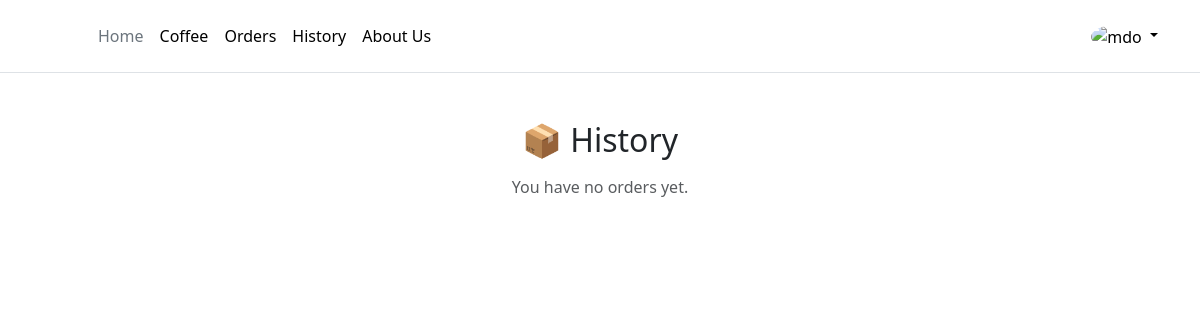
/history (signed in), run on an earlier commit of the app's database.
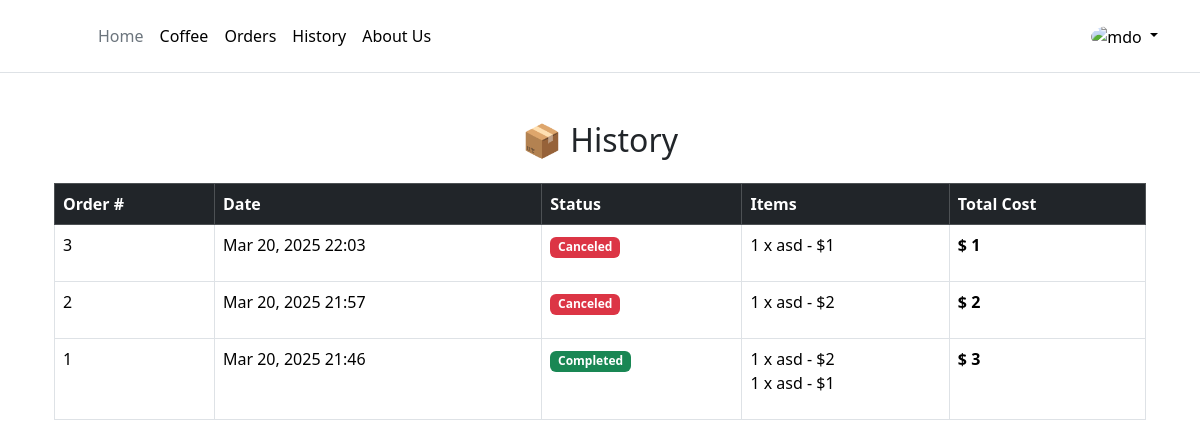
And on a later commit of the database.
### coffee/models.py (models this page shows, shortened)
class Order(models.Model):
    user = models.ForeignKey(User, on_delete=models.CASCADE)
    status = models.CharField(
        max_length=20,
        choices=[("pending", "Pending"), ("completed", "Completed"), ("canceled", "Canceled")],
        default="pending"
    )
    created_at = models.DateTimeField(auto_now_add=True)  # Timestamp for order creation
    def total_price(self):
        return sum(item.subtotal() for item in self.items.all())

class OrderItem(models.Model):
    order = models.ForeignKey(Order, related_name="items", on_delete=models.CASCADE)
    coffee = models.ForeignKey(Coffee, on_delete=models.CASCADE)
    quantity = models.PositiveIntegerField(default=1)
    def subtotal(self):
        return self.quantity * self.coffee.cost

class Coffee(models.Model):
    image = models.ImageField(upload_to="static/coffee_images/")
    name = models.CharField(max_length=100)
    description = models.TextField()
    cost = models.IntegerField()

### coffee/views.py (the view)
# urls.py: path('history', views.history, name='history'),
@login_required
def history(request):
    if request.user.username == 'admin':
        orders = Order.objects.all().exclude(status="pending").order_by("-created_at")
    else:
        orders = Order.objects.filter(user=request.user).exclude(status="pending").order_by("-created_at")
    return render(request, 'history.html',  {"orders": orders})

### templates/history.html (shortened to what this page needs)
{% extends '_partials/base.html' %}
{% load static %}
{% block body %}
<div class="container">
    <div class="container mt-5">
        <h2 class="text-center">📦 History</h2>
        {% if orders %}
        <div class="table-responsive">
            <table class="table table-bordered table-hover mt-3">
                <thead class="table-dark">
                    <tr>
                        <th>Order #</th>
                        <th>Date</th>
                        <th>Status</th>
                        <th>Items</th>
                        <th>Total Cost</th>
                    </tr>
                </thead>
                <tbody>
                    {% for order in orders %}
                    <tr>
                        <td>{{ order.id }}</td>
                        <td>{{ order.created_at|date:"M d, Y H:i" }}</td>
                        <td>
                            {% if order.status == "pending" %}
                            <span class="badge bg-warning">Pending</span>
                            {% elif order.status == "completed" %}
                            <span class="badge bg-success">Completed</span>
                            {% else %}
                            <span class="badge bg-danger">Canceled</span>
                            {% endif %}
                        </td>
                        <td>
                            <ul class="list-unstyled">
                                {% for item in order.items.all %}
                                <li>{{ item.quantity }} x {{ item.coffee.name }} - ${{ item.subtotal }}</li>
                                {% endfor %}
                            </ul>
                        </td>
                        <td><strong>$ {{ order.total_price }}</strong></td>
                    </tr>
                    {% endfor %}
                </tbody>
            </table>
        </div>
        {% else %}
        <p class="text-center mt-3 text-muted">You have no orders yet.</p>
        {% endif %}
    </div>
</div>
{% endblock %}

What changed in the data, as far as the page shows it:
added Order: id "3", created_at "Mar 20, 2025 22:03", status "Canceled", total_price "1"
added OrderItem: quantity "1", coffee.name "asd", subtotal "1", shown under "3"
added Order: id "2", created_at "Mar 20, 2025 21:57", status "Canceled", total_price "2"
added OrderItem: quantity "1", coffee.name "asd", subtotal "2"
added Order: id "1", created_at "Mar 20, 2025 21:46", status "Completed", total_price "3"
added OrderItem: quantity "1", coffee.name "asd", subtotal "2"
added OrderItem: quantity "1", coffee.name "asd", subtotal "1"
Also different on the page:
text no longer shown: "You have no orders yet."
text now shown: "Order # Date Status Items Total Cost"
